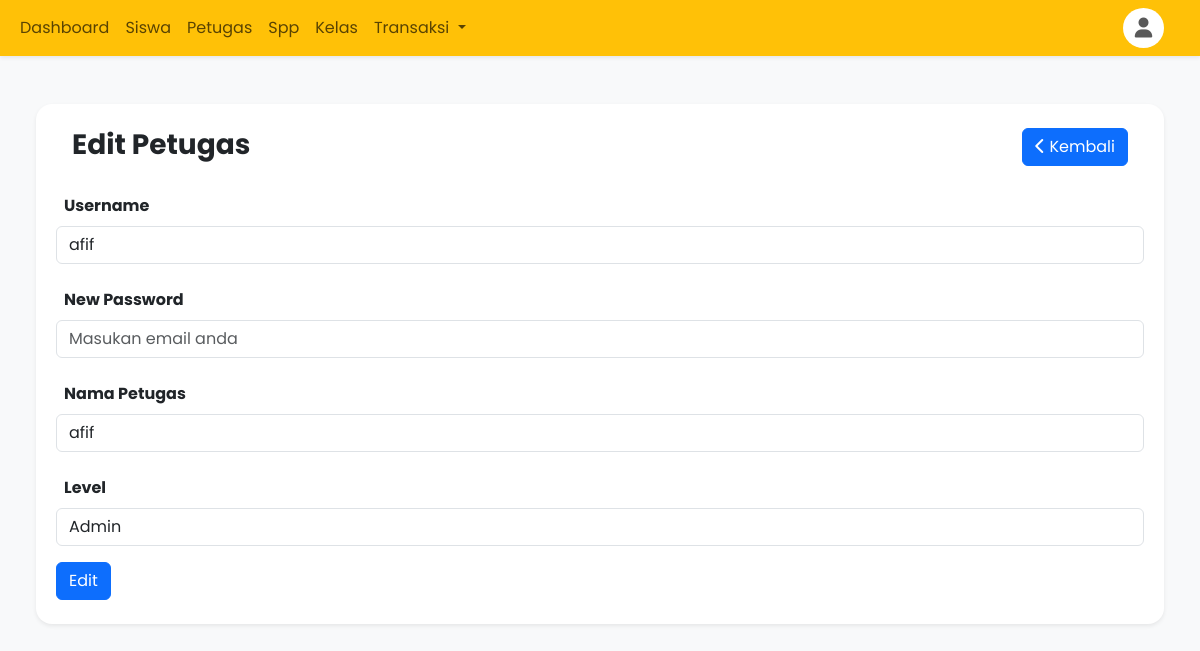
/petugas_edit.php?id=15 (signed in), run on the app's committed database.
### tables this page shows
CREATE TABLE `petugas` (
  `id_petugas` int NOT NULL,
  `username` varchar(25) NOT NULL,
  `password` varchar(255) NOT NULL,
  `nama_petugas` varchar(35) NOT NULL,
  `level` enum('admin','petugas','siswa') NOT NULL
);

### petugas_edit.php (the view, shortened to what this page needs)
<?php
$koneksi = require('koneksi.php');
?>
<body>
    <div class="container-fluid p-5 bg-light h-100">
        <div class="row justify-content-center shadow-sm rounded-4 p-2 bg-white">
            <div class="col-md-12">
                <div class="p-3 d-flex justify-content-between justify">
                    <div class="">
                        <h3 class="fw-bold">Edit Petugas</h3>
                    </div>
                    <div class="">
                        <a href="petugas_halaman.php" class="btn btn-primary">
                            <i class="fa fa-chevron-left"></i>
                            Kembali
                        </a>
                    </div>
                </div>
                <form method="post" action="petugas_aksi_edit.php">
						<?php
							$data = "SELECT * FROM petugas WHERE id_petugas = ".$_GET['id'];
							$petugas = $koneksi->query($data);
							while($d = $petugas->fetch(PDO::FETCH_ASSOC)) {
						?>
						<div class="mb-3">
							<label class="p-2">Username</label>
							<input type="text" class="form-control" name="username" required="" value="<?php echo $d['username']; ?>" placeholder="Masukan nama anda">
						</div>
						<div class="mb-3">
							<label class="p-2">New Password</label>
							<input type="Password" class="form-control" name="password" required="" value="" placeholder="Masukan email anda">
						</div>
                        <div class="mb-3">
							<label class="p-2">Nama Petugas</label>
							<input type="text" class="form-control" name="nama_petugas" required="" value="<?php echo $d['nama_petugas']; ?>" placeholder="Masukan email anda">
						</div>
						<div class="mb-3">
							<label class="p-2">Level</label>
							<select class="form-control" name="level">
								<option value="admin" <?php echo $d['level'] === 'admin' ? 'selected' : ''; ?>>Admin</option>
							</select>
						</div>
							<button type="submit" class="btn btn-block btn-primary">Edit</button>
						</div>
						<?php } ?>
            </div>
        </div>
</body>

### component/header.php (style rules this page uses)
* { font-family: 'poppins', sans-serif; }
label { font-weight: 700; }

### data on the page
petugas: username "afif", nama_petugas "afif", level "Admin"
